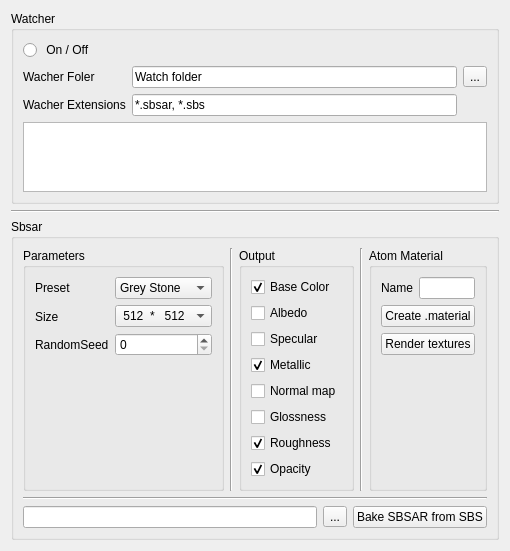
<?xml version="1.0" encoding="UTF-8"?>
<ui version="4.0">
 <class>Form</class>
 <widget class="QWidget" name="Form">
  <property name="geometry">
   <rect>
    <x>0</x>
    <y>0</y>
    <width>461</width>
    <height>502</height>
   </rect>
  </property>
  <property name="windowTitle">
   <string>Form</string>
  </property>
  <layout class="QHBoxLayout" name="horizontalLayout_4">
   <item>
    <layout class="QVBoxLayout" name="verticalLayout">
     <item>
      <widget class="QGroupBox" name="groupBox">
       <property name="title">
        <string>Watcher</string>
       </property>
       <layout class="QVBoxLayout" name="verticalLayout_8">
        <item>
         <layout class="QGridLayout" name="gridLayout">
          <item row="0" column="0">
           <widget class="QRadioButton" name="radioButton_2">
            <property name="text">
             <string> On / Off</string>
            </property>
           </widget>
          </item>
          <item row="1" column="0">
           <widget class="QLabel" name="label_13">
            <property name="text">
             <string>Wacher Foler</string>
            </property>
           </widget>
          </item>
          <item row="1" column="1">
           <widget class="QLineEdit" name="lineEdit_6">
            <property name="text">
             <string>Watch folder</string>
            </property>
           </widget>
          </item>
          <item row="1" column="2">
           <widget class="QToolButton" name="toolButton_3">
            <property name="text">
             <string>...</string>
            </property>
           </widget>
          </item>
          <item row="2" column="0">
           <widget class="QLabel" name="label_3">
            <property name="text">
             <string>Wacher Extensions</string>
            </property>
           </widget>
          </item>
          <item row="2" column="1">
           <widget class="QLineEdit" name="lineEdit_7">
            <property name="text">
             <string>*.sbsar, *.sbs</string>
            </property>
           </widget>
          </item>
         </layout>
        </item>
        <item>
         <widget class="QTextEdit" name="textEdit_2"/>
        </item>
       </layout>
      </widget>
     </item>
     <item>
      <widget class="Line" name="line">
       <property name="orientation">
        <enum>Qt::Horizontal</enum>
       </property>
      </widget>
     </item>
     <item>
      <widget class="QGroupBox" name="groupBox_2">
       <property name="title">
        <string>Sbsar</string>
       </property>
       <layout class="QVBoxLayout" name="verticalLayout_3">
        <item>
         <layout class="QHBoxLayout" name="horizontalLayout_3">
          <item>
           <widget class="QGroupBox" name="groupBox_parameters">
            <property name="title">
             <string>Parameters</string>
            </property>
            <layout class="QGridLayout" name="gridLayout_2">
             <item row="0" column="0">
              <layout class="QVBoxLayout" name="verticalLayout_6">
               <item>
                <widget class="QLabel" name="label_14">
                 <property name="text">
                  <string>Preset</string>
                 </property>
                </widget>
               </item>
               <item>
                <widget class="QLabel" name="label_15">
                 <property name="text">
                  <string>Size</string>
                 </property>
                </widget>
               </item>
               <item>
                <widget class="QLabel" name="label_16">
                 <property name="text">
                  <string>RandomSeed</string>
                 </property>
                </widget>
               </item>
              </layout>
             </item>
             <item row="0" column="1">
              <layout class="QVBoxLayout" name="verticalLayout_9">
               <item>
                <widget class="QComboBox" name="comboBox_3">
                 <item>
                  <property name="text">
                   <string>Grey Stone</string>
                  </property>
                 </item>
                 <item>
                  <property name="text">
                   <string>Red Coral</string>
                  </property>
                 </item>
                 <item>
                  <property name="text">
                   <string>Red Stone</string>
                  </property>
                 </item>
                </widget>
               </item>
               <item>
                <widget class="QComboBox" name="comboBox_4">
                 <item>
                  <property name="text">
                   <string> 512  *   512</string>
                  </property>
                 </item>
                 <item>
                  <property name="text">
                   <string>1024 * 1024</string>
                  </property>
                 </item>
                 <item>
                  <property name="text">
                   <string>2048 * 2048</string>
                  </property>
                 </item>
                </widget>
               </item>
               <item>
                <widget class="QSpinBox" name="spinBox_2"/>
               </item>
              </layout>
             </item>
             <item row="1" column="1">
              <spacer name="verticalSpacer_3">
               <property name="orientation">
                <enum>Qt::Vertical</enum>
               </property>
               <property name="sizeHint" stdset="0">
                <size>
                 <width>20</width>
                 <height>40</height>
                </size>
               </property>
              </spacer>
             </item>
            </layout>
           </widget>
          </item>
          <item>
           <widget class="Line" name="line_2">
            <property name="orientation">
             <enum>Qt::Vertical</enum>
            </property>
           </widget>
          </item>
          <item>
           <widget class="QGroupBox" name="groupBox_Output">
            <property name="title">
             <string>Output</string>
            </property>
            <layout class="QVBoxLayout" name="verticalLayout_4">
             <item>
              <widget class="QCheckBox" name="checkBox_9">
               <property name="enabled">
                <bool>true</bool>
               </property>
               <property name="text">
                <string>Base Color</string>
               </property>
               <property name="checked">
                <bool>true</bool>
               </property>
              </widget>
             </item>
             <item>
              <widget class="QCheckBox" name="checkBox_10">
               <property name="text">
                <string>Albedo</string>
               </property>
              </widget>
             </item>
             <item>
              <widget class="QCheckBox" name="checkBox_11">
               <property name="text">
                <string>Specular</string>
               </property>
              </widget>
             </item>
             <item>
              <widget class="QCheckBox" name="checkBox_12">
               <property name="text">
                <string>Metallic</string>
               </property>
               <property name="checked">
                <bool>true</bool>
               </property>
              </widget>
             </item>
             <item>
              <widget class="QCheckBox" name="checkBox_13">
               <property name="text">
                <string>Normal map</string>
               </property>
              </widget>
             </item>
             <item>
              <widget class="QCheckBox" name="checkBox_14">
               <property name="text">
                <string>Glossness</string>
               </property>
              </widget>
             </item>
             <item>
              <widget class="QCheckBox" name="checkBox_15">
               <property name="text">
                <string>Roughness</string>
               </property>
               <property name="checked">
                <bool>true</bool>
               </property>
              </widget>
             </item>
             <item>
              <widget class="QCheckBox" name="checkBox_16">
               <property name="text">
                <string>Opacity</string>
               </property>
               <property name="checked">
                <bool>true</bool>
               </property>
              </widget>
             </item>
            </layout>
           </widget>
          </item>
          <item>
           <widget class="Line" name="line_3">
            <property name="orientation">
             <enum>Qt::Vertical</enum>
            </property>
           </widget>
          </item>
          <item>
           <widget class="QGroupBox" name="groupBox_Material">
            <property name="title">
             <string>Atom Material</string>
            </property>
            <layout class="QVBoxLayout" name="verticalLayout_2">
             <item>
              <layout class="QVBoxLayout" name="verticalLayout_7">
               <item>
                <layout class="QHBoxLayout" name="horizontalLayout">
                 <item>
                  <widget class="QLabel" name="label_12">
                   <property name="text">
                    <string>Name</string>
                   </property>
                  </widget>
                 </item>
                 <item>
                  <widget class="QLineEdit" name="lineEdit_4"/>
                 </item>
                </layout>
               </item>
               <item>
                <widget class="QPushButton" name="pushButton_3">
                 <property name="text">
                  <string>Create .material</string>
                 </property>
                </widget>
               </item>
               <item>
                <widget class="QPushButton" name="pushButton_4">
                 <property name="text">
                  <string>Render textures</string>
                 </property>
                </widget>
               </item>
               <item>
                <spacer name="verticalSpacer">
                 <property name="orientation">
                  <enum>Qt::Vertical</enum>
                 </property>
                 <property name="sizeHint" stdset="0">
                  <size>
                   <width>20</width>
                   <height>40</height>
                  </size>
                 </property>
                </spacer>
               </item>
              </layout>
             </item>
            </layout>
           </widget>
          </item>
         </layout>
        </item>
        <item>
         <widget class="Line" name="line_4">
          <property name="orientation">
           <enum>Qt::Horizontal</enum>
          </property>
         </widget>
        </item>
        <item>
         <layout class="QHBoxLayout" name="horizontalLayout_2">
          <item>
           <widget class="QLineEdit" name="lineEdit_5"/>
          </item>
          <item>
           <widget class="QToolButton" name="toolButton_2">
            <property name="text">
             <string>...</string>
            </property>
           </widget>
          </item>
          <item>
           <widget class="QPushButton" name="pushButton_5">
            <property name="text">
             <string>Bake SBSAR from SBS</string>
            </property>
           </widget>
          </item>
         </layout>
        </item>
       </layout>
      </widget>
     </item>
    </layout>
   </item>
  </layout>
 </widget>
 <resources/>
 <connections/>
</ui>
